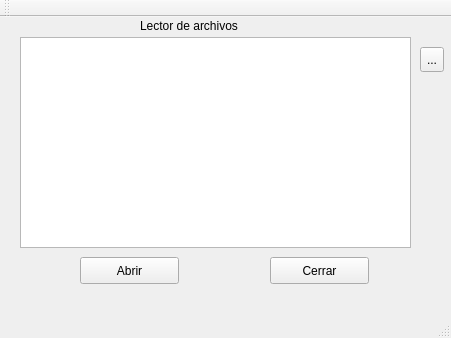
<?xml version="1.0" encoding="UTF-8"?>
<ui version="4.0">
 <class>MainWindow</class>
 <widget class="QMainWindow" name="MainWindow">
  <property name="geometry">
   <rect>
    <x>0</x>
    <y>0</y>
    <width>451</width>
    <height>338</height>
   </rect>
  </property>
  <property name="windowTitle">
   <string>MainWindow</string>
  </property>
  <widget class="QWidget" name="centralWidget">
   <widget class="QLabel" name="label_lector">
    <property name="geometry">
     <rect>
      <x>140</x>
      <y>0</y>
      <width>131</width>
      <height>17</height>
     </rect>
    </property>
    <property name="text">
     <string>Lector de archivos</string>
    </property>
   </widget>
   <widget class="QPushButton" name="pushButton_abrir">
    <property name="geometry">
     <rect>
      <x>80</x>
      <y>240</y>
      <width>99</width>
      <height>27</height>
     </rect>
    </property>
    <property name="text">
     <string>Abrir</string>
    </property>
   </widget>
   <widget class="QToolButton" name="toolButton_explorer">
    <property name="geometry">
     <rect>
      <x>420</x>
      <y>30</y>
      <width>24</width>
      <height>25</height>
     </rect>
    </property>
    <property name="text">
     <string>...</string>
    </property>
   </widget>
   <widget class="QPushButton" name="pushButton_cerrar">
    <property name="geometry">
     <rect>
      <x>270</x>
      <y>240</y>
      <width>99</width>
      <height>27</height>
     </rect>
    </property>
    <property name="text">
     <string>Cerrar</string>
    </property>
   </widget>
   <widget class="QTextEdit" name="textEdit">
    <property name="geometry">
     <rect>
      <x>20</x>
      <y>20</y>
      <width>391</width>
      <height>211</height>
     </rect>
    </property>
   </widget>
  </widget>
  <widget class="QMenuBar" name="menuBar">
   <property name="geometry">
    <rect>
     <x>0</x>
     <y>0</y>
     <width>451</width>
     <height>25</height>
    </rect>
   </property>
  </widget>
  <widget class="QToolBar" name="mainToolBar">
   <attribute name="toolBarArea">
    <enum>TopToolBarArea</enum>
   </attribute>
   <attribute name="toolBarBreak">
    <bool>false</bool>
   </attribute>
  </widget>
  <widget class="QStatusBar" name="statusBar"/>
 </widget>
 <layoutdefault spacing="6" margin="11"/>
 <resources/>
 <connections>
  <connection>
   <sender>pushButton_cerrar</sender>
   <signal>clicked()</signal>
   <receiver>MainWindow</receiver>
   <slot>close()</slot>
   <hints>
    <hint type="sourcelabel">
     <x>342</x>
     <y>285</y>
    </hint>
    <hint type="destinationlabel">
     <x>389</x>
     <y>271</y>
    </hint>
   </hints>
  </connection>
  <connection>
   <sender>pushButton_abrir</sender>
   <signal>clicked()</signal>
   <receiver>toolButton_explorer</receiver>
   <slot>click()</slot>
   <hints>
    <hint type="sourcelabel">
     <x>144</x>
     <y>286</y>
    </hint>
    <hint type="destinationlabel">
     <x>433</x>
     <y>80</y>
    </hint>
   </hints>
  </connection>
 </connections>
</ui>
